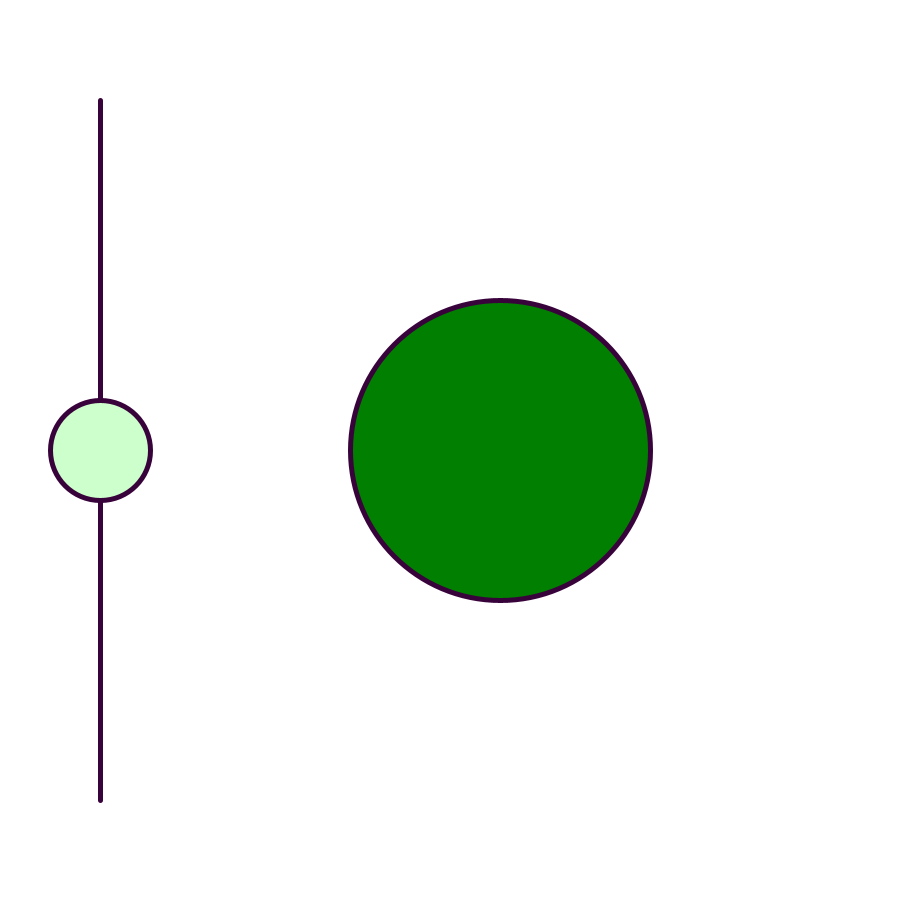
Frame 1 (no input)
Frame 60 (the mouse pressed at the canvas centre just before this capture): identical to frame 1, image omitted
Frame 120 (the mouse held since frame 60 and released just before this capture): identical to frame 1, image omitted

The Processing sketch that drew this single still picture (run headless with seeded random() and noise(); from frame 60 on, the mouse is pressed at the canvas centre):

// Processing sketch: Unit3_checkpoint3
// ── Unit3_checkpoint3.pde
float sliderY;
color teaGreen = #CCFFCB;
color frozenWater = #38023B;

float diameter = 0;
float colour = 0;

void setup(){
  size(900,900);
  strokeWeight(5);
  sliderY= 450;
  fill(teaGreen);
  stroke(frozenWater);
}
 
void draw(){
  
  background(255);
  
  fill(teaGreen);
  line(100, 100, 100, 800); 
  circle(100, sliderY, 100);
  
  //object
  diameter = map(sliderY, 100, 800, 0, 600);
  colour = map(sliderY, 100, 800, 0, 255);
  fill(0, colour, 0);
  circle(500, 450, diameter);
}

void controlSlider(){
  pushMatrix();
  if(mouseY > 100 && mouseY < 800 && mouseX > 50 && mouseX < 150){
    sliderY = mouseY;
  }
  popMatrix();
}

void mouseReleased(){
  
  controlSlider();
  
}

void mouseDragged(){

  controlSlider();
  
}
